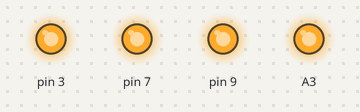
This sketch was run on a simulated Arduino Uno, built with avr-gcc and run on an emulated ATmega328P. On the bench: output pins drawn as LEDs (lit = HIGH).

Above: at 0.5 s.
At 3.5 s:
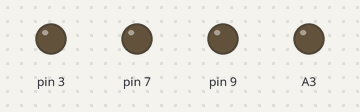
Timing chart, 0 to 4.6 s (numbered marks = the images above):
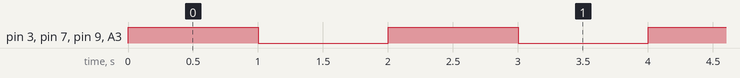

The sketch:

holaM_n.ino
```cpp
//PROGRAMA 1 - HOLA MÓN - GERARD NASARRE
//curs 2019-20, 1r CFGS Electromedicina Clínica, Mòdul 09

void setup()
{
  pinMode(3, OUTPUT);
  pinMode(7, OUTPUT);
  pinMode(9, OUTPUT);
  pinMode(A3, OUTPUT);
}

void loop()
{
  digitalWrite(3, HIGH);
  digitalWrite(7, HIGH);
  digitalWrite(9, HIGH);
  digitalWrite(A3, HIGH);
  delay(1000);
  digitalWrite(3, LOW);
  digitalWrite(7, LOW);
  digitalWrite(9, LOW);
  digitalWrite(A3, LOW);
  delay(1000);

}
```

Measured:
- by itself, pin 3, pin 7, pin 9, A3: alternates HIGH for 1.0 s and LOW for 1.0 s
